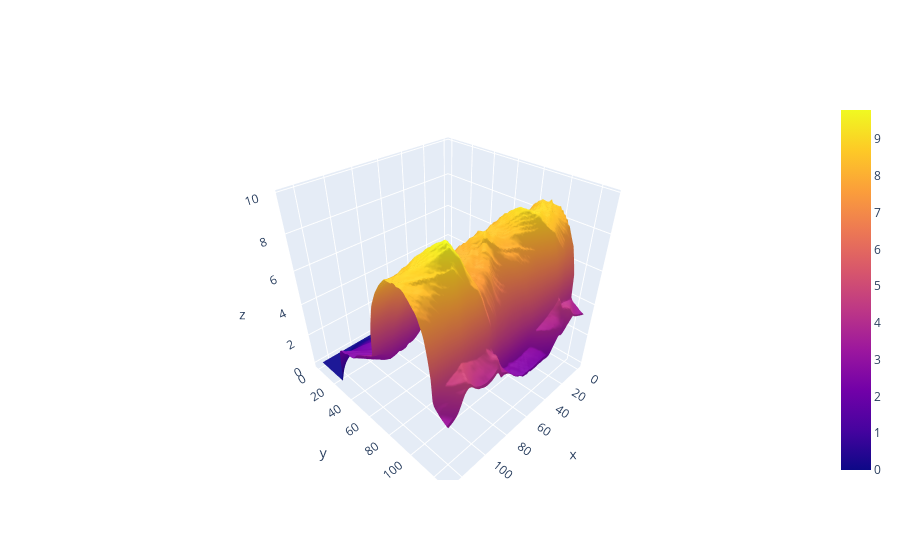

The code cell stored with this chart in its notebook:
### Code cell
N_xy = dsct.pixel_array.shape[0]
mu_3d = go.Surface(z=sinogram, x=np.asarray(range(N_xy)), y=np.asarray(range(N_xy)))
fig = go.Figure(data = [mu_3d])
fig.show()

### Figure 1 — Plotly figure (JSON) as saved in the notebook; plotly's stock layout.template omitted (floating-point values rounded to 4 significant figures; data arrays with more than 128 entries replaced by an {"elided": "..."} marker saying what was removed)
{"data": [{"type": "surface", "x": [0, 1, 2, 3, 4, 5, 6, 7, 8, 9, 10, 11, 12, 13, 14, 15, 16, 17, 18, 19, 20, 21, 22, 23, 24, 25, 26, 27, 28, 29, 30, 31, 32, 33, 34, 35, 36, 37, 38, 39, 40, 41, 42, 43, 44, 45, 46, 47, 48, 49, 50, 51, 52, 53, 54, 55, 56, 57, 58, 59, 60, 61, 62, 63, 64, 65, 66, 67, 68, 69, 70, 71, 72, 73, 74, 75, 76, 77, 78, 79, 80, 81, 82, 83, 84, 85, 86, 87, 88, 89, 90, 91, 92, 93, 94, 95, 96, 97, 98, 99, 100, 101, 102, 103, 104, 105, 106, 107, 108, 109, 110, 111, 112, 113, 114, 115, 116, 117, 118, 119, 120, 121, 122, 123, 124, 125, 126, 127], "y": [0, 1, 2, 3, 4, 5, 6, 7, 8, 9, 10, 11, 12, 13, 14, 15, 16, 17, 18, 19, 20, 21, 22, 23, 24, 25, 26, 27, 28, 29, 30, 31, 32, 33, 34, 35, 36, 37, 38, 39, 40, 41, 42, 43, 44, 45, 46, 47, 48, 49, 50, 51, 52, 53, 54, 55, 56, 57, 58, 59, 60, 61, 62, 63, 64, 65, 66, 67, 68, 69, 70, 71, 72, 73, 74, 75, 76, 77, 78, 79, 80, 81, 82, 83, 84, 85, 86, 87, 88, 89, 90, 91, 92, 93, 94, 95, 96, 97, 98, 99, 100, 101, 102, 103, 104, 105, 106, 107, 108, 109, 110, 111, 112, 113, 114, 115, 116, 117, 118, 119, 120, 121, 122, 123, 124, 125, 126, 127], "z": {"elided": "182x128 float values"}}], "layout": {}}
